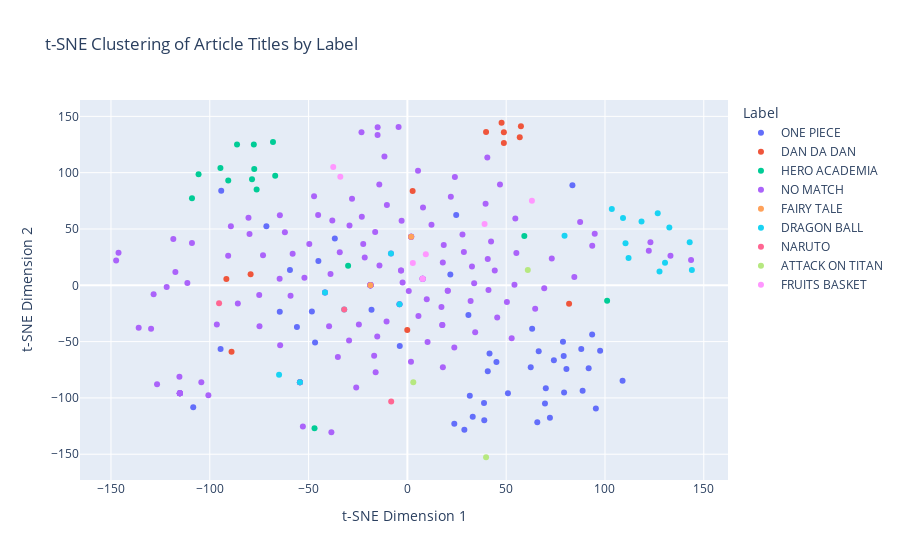

The notebook cell saved with this chart:
### Code cell
import pandas as pd
from sklearn.manifold import TSNE
import plotly.express as px

# Assuming `article_titles`, `model_input`, and `labels` are already defined
# article_titles: List of article titles
# model_input: Matrix of TF-IDF values for t-SNE
# labels: Corresponding labels for each article

# Step 1: Use t-SNE to reduce dimensions
tsne_model = TSNE(n_components=2, perplexity=30, random_state=42, n_iter=1000)
tsne_results = tsne_model.fit_transform(model_input)

# Step 2: Create a DataFrame for the t-SNE results
tsne_df = pd.DataFrame(tsne_results, columns=['TSNE1', 'TSNE2'])
tsne_df['Title'] = article_titles  # Add titles to the DataFrame
tsne_df['Label'] = labels  # Add labels to the DataFrame

# Step 3: Plot with Plotly, coloring by 'Label'
fig = px.scatter(
    tsne_df,
    x='TSNE1',
    y='TSNE2',
    color='Label',           # Use labels to color points
    hover_name='Title',       # Show article title on hover
    title="t-SNE Clustering of Article Titles by Label",
    labels={'TSNE1': 't-SNE Dimension 1', 'TSNE2': 't-SNE Dimension 2'}
)

# Display the plot
fig.show()

### Figure 1 — Plotly figure (JSON) as saved in the notebook; plotly's stock layout.template omitted (floating-point values rounded to 4 significant figures; data arrays with more than 128 entries replaced by an {"elided": "..."} marker saying what was removed)
{"data": [{"hovertemplate": "<b>%{hovertext}</b><br><br>Label=ONE PIECE<br>t-SNE Dimension 1=%{x}<br>t-SNE Dimension 2=%{y}<extra></extra>", "hovertext": ["One Piece: Oda Reveals A Legendary God From Elbaf", "Sakamoto Days Manga Goes on 1-Issue Break Due to Author's Health - News - Anime News Network", "One Piece Chapter 1128: The Sun God Makes An Appearance", "One Piece Chapter 1128: The Sun God Makes An Appearance", "One Piece Chapter 1128: The Sun God Makes An Appearance", "One Piece Chapter 1128: The Sun God Makes An Appearance", "One Piece: Oda Reveals Sanji's Improved Mastery Over Ifrit Jambe", "One Piece Fan Letter Anime Shares First Look Trailer - ComicBook.com", "INTEREST: Anime World Offers Condolences After Voice Actor Nobuyo Oyama's Passing, Part I - Forum - Anime News Network", "One Piece Fans Get Devastating News With Anime Hiatus Announcement", "One Piece Anime's Egghead Arc Resumes Next April - News - Anime News Network", "One Piece Anime Announces Historic Hiatus - ComicBook.com", "Toei Animation Provides Major One Piece Update Detailing Series Hiatus, Special Content - Anime News Network", "One Piece Episode 1121 Reveals Garp's Outrageous Bounty", "One Piece Episode 1121 Reveals Garp's Outrageous Bounty", "One Piece Episode 1121 Reveals Garp's Outrageous Bounty", "The Next One Piece Episode Will Reveal The Winner Of Garp Vs. Kuzan", "One Piece: Why Zoro Could Open His Left Eye In Elbaf", "One Piece Anime To Go On Break Till 2025", "One Piece Fan Letter: 25th Anniversary Anime Work Set for Netflix", "One Piece: Oda Reveals The Real Identity Of Elbaf's Sun God", "One Piece Orders Special Anime Remake for Fish-Man Island Arc - ComicBook.com", "One Piece: Sun God Loki Vs Sun God Nika, Explained", "Pirates Who Are Animals In One Piece:", "Galaxy Express 999 Another Story: Ultimate Journey Manga Resumes After 2 Years - News - Anime News Network", "NEWS: Goblin Slayer Author Kumo Kagyu's Blade & Bastard Light Novels Get Anime [1/2] - Forum - Anime News Network", "One Piece: Fan Letter May Be the Anime's Best Episode Ever - ComicBook.com", "One Piece Manga Takes 2-Week Break So Creator Can Do Research - News - Anime News Network", "One Piece: Oda Announces Two Major Projects During The Manga Break", "One Piece 1131: What To Expect From The Chapter", "One Piece Clip Shares First Look at Fish-Man Island Remake", "One Piece: Zoro's Post-Elbaf Power, Explained", "Jujutsu Kaisen Doesn't Need a Sequel Anytime Soon", "Even As A Non-Horror Fan, There's One Horrific Anime I Think Is An Absolute Masterpiece", "One Piece: Why Luffy Will Destroy The World, Explained", "One Piece: Why Loki Must Have A Logia Type Devil Fruit", "10 Best Single Season Romance Anime", "One Piece: Why Rocks D. Xebec May Be the Series' Most Important Character", "My Hero Academia You’re Next Is Just One Big Homage", "My Hero Academia You’re Next Is Just One Big Homage", "One Piece's Creator Confirms The True Nature Of Luffy's Gear 5 Power, & It's So Much More Bizarre Than Fans Thought", "One Piece: Oda Reveals New Cross Guild Bounties", "One Piece: Loki's Connection To Shanks, Explained", "One Piece: Oda Plans For A Major Reunion In Elbaf", "One Piece 1132: What To Expect From The Chapter", "One Piece 1132: What To Expect From The Chapter", "One Piece 1132: What To Expect From The Chapter", "One Piece 1132: What To Expect From The Chapter", "One Piece 1132: What To Expect From The Chapter", "One Piece Chapter 1132: Loki And Luffy Strike A Deal"], "legendgroup": "ONE PIECE", "marker": {"color": "#636efa", "symbol": "circle"}, "mode": "markers", "name": "ONE PIECE", "orientation": "v", "showlegend": true, "type": "scatter", "x": [33.07, -36.72, 23.74, -46.72, -54.37, -45.04, 88.68, 83.52, -108.4, 74.14, 97.53, 108.9, -115.1, 45.07, -41.69, 30.89, 41.57, 79.31, 79.1, -64.57, 28.83, 78.74, 38.91, 95.37, -48.32, -59.43, 91.73, 88.0, 50.89, 38.78, 80.48, 70.05, 24.71, -3.858, 66.46, 31.59, -55.9, 62.41, -94.21, 21.74, 93.5, 40.69, 63.13, 69.63, 65.74, -94.53, -18.15, -71.35, 7.718, 72.13], "xaxis": "x", "y": [-116.7, 41.58, -122.9, -50.83, -86.0, 21.6, -93.61, 88.77, -108.2, -66.61, -58.15, -84.86, -95.83, -68.14, -6.333, -26.42, -60.62, -95.09, -62.71, -23.39, -128.3, -50.09, -119.9, -109.4, -23.23, 13.49, -73.63, -56.56, -95.8, -104.6, -74.38, -91.36, 62.42, -53.9, -58.6, -98.14, -37.05, -72.8, 83.98, 9.602, -43.6, -76.29, -38.66, -105.0, -121.6, -56.67, -21.66, 52.42, 5.732, -117.7], "yaxis": "y"}, {"hovertemplate": "<b>%{hovertext}</b><br><br>Label=DAN DA DAN<br>t-SNE Dimension 1=%{x}<br>t-SNE Dimension 2=%{y}<extra></extra>", "hovertext": ["Dandadan Premiere Earns Stamp of Approval From Hideo Kojima - ComicBook.com", "Dandadan: Acrobatic Silky's Power and Abilities, Explained", "Dandadan: Turbo Granny's Powers and Abilities, Explained", "Dandadan: Turbo Granny's Powers and Abilities, Explained", "Dandadan: Turbo Granny's Powers and Abilities, Explained", "Dandadan: Turbo Granny's Powers and Abilities, Explained", "Dan Da Dan: Okarun’s Turbo Granny Powers Explained", "Dan Da Dan Episode #4 Release Date & Time", "Dandadan: Who are the Serpoians?", "Dan Da Dan Anime Makes A Small Change That Is A Big Improvement Over One Early Fight", "Dan Da Dan Officially Confirms It's Jujutsu Kaisen's True Successor By Revisiting The Hit Shonen's Big Theme", "Who Is That Cat In Dan Da Dan's Opening & Closing? The Series' Mysterious Yokai Mascot Explained", "Dan Da Dan's Unique Trait is the Real Reason The Fall's Biggest Anime Will SuvriveMuch  Longer Than Other Shonen"], "legendgroup": "DAN DA DAN", "marker": {"color": "#EF553B", "symbol": "circle"}, "mode": "markers", "name": "DAN DA DAN", "orientation": "v", "showlegend": true, "type": "scatter", "x": [2.661, -79.34, -91.6, -54.37, -88.98, 81.84, 39.82, 47.67, -0.06243, 57.45, 56.86, 48.82, 48.82], "xaxis": "x", "y": [83.71, 9.745, 5.66, -86.0, -59.07, -16.29, 136.1, 144.3, -39.59, 141.2, 131.4, 136.0, 126.4], "yaxis": "y"}, {"hovertemplate": "<b>%{hovertext}</b><br><br>Label=HERO ACADEMIA<br>t-SNE Dimension 1=%{x}<br>t-SNE Dimension 2=%{y}<extra></extra>", "hovertext": ["My Hero Academia Season 7 Shares First Look at Finale - ComicBook.com", "My Hero Academia: A Smile Worth Saving", "My Hero Academia Final Season Set for 2025; Teaser Released", "My Hero Academia Final Season Set for 2025; Teaser Released", "My Hero Academia Season 7 Really Saved the Anime - ComicBook.com", "My Hero Academia: How Has Shirakumo's Death Affected Aizawa?", "My Hero Academia's Weakest Hero Is Actually Responsible For Defeating All for One", "My Hero Academia's Trina Nishimura, Zeno Robinson, and Jessie Grelle Interview", "Incredible New My Hero Academia Deku & Bakugo Cosplay Is Nothing Short Of Staggering", "My Hero Academia: What In the World Happened to Izuku's Dad? - ComicBook.com", "My Hero Academia: What In the World Happened to Izuku's Dad? - ComicBook.com", "My Hero Academia Still Has One Dangling Plot Thread After The Finale That Was A Major Missed Opportunity", "Deku Might Be My Hero Academia's Main Character, But The Series' True Hero Is Another Character", "Deku Might Be My Hero Academia's Main Character, But The Series' True Hero Is Another Character", "Deku Might Be My Hero Academia's Main Character, But The Series' True Hero Is Another Character"], "legendgroup": "HERO ACADEMIA", "marker": {"color": "#00cc96", "symbol": "circle"}, "mode": "markers", "name": "HERO ACADEMIA", "orientation": "v", "showlegend": true, "type": "scatter", "x": [-77.71, -68.01, -94.61, 101.1, -86.21, -109.0, -77.5, -66.89, -78.63, -90.66, -46.99, -105.7, -76.3, -30.0, 59.19], "xaxis": "x", "y": [124.9, 127.3, 104.2, -13.62, 125.1, 77.3, 103.4, 97.26, 94.23, 93.07, -126.9, 98.6, 85.08, 17.39, 43.68], "yaxis": "y"}, {"hovertemplate": "<b>%{hovertext}</b><br><br>Label=NO MATCH<br>t-SNE Dimension 1=%{x}<br>t-SNE Dimension 2=%{y}<extra></extra>", "hovertext": {"elided": "146 str values"}, "legendgroup": "NO MATCH", "marker": {"color": "#ab63fa", "symbol": "circle"}, "mode": "markers", "name": "NO MATCH", "orientation": "v", "showlegend": true, "type": "scatter", "x": {"elided": "146 float values"}, "xaxis": "x", "y": {"elided": "146 float values"}, "yaxis": "y"}, {"hovertemplate": "<b>%{hovertext}</b><br><br>Label=FAIRY TALE<br>t-SNE Dimension 1=%{x}<br>t-SNE Dimension 2=%{y}<extra></extra>", "hovertext": ["NEWS: Fairy Tail: 100 Years Quest Anime Casts Nana Mizuki - Forum - Anime News Network", "NEWS: Idolm@ster Cinderella Girls U149 Manga Ends on November 9 - Forum - Anime News Network"], "legendgroup": "FAIRY TALE", "marker": {"color": "#FFA15A", "symbol": "circle"}, "mode": "markers", "name": "FAIRY TALE", "orientation": "v", "showlegend": true, "type": "scatter", "x": [1.913, -18.71], "xaxis": "x", "y": [43.01, 0.05317], "yaxis": "y"}, {"hovertemplate": "<b>%{hovertext}</b><br><br>Label=DRAGON BALL<br>t-SNE Dimension 1=%{x}<br>t-SNE Dimension 2=%{y}<extra></extra>", "hovertext": ["Dragon Ball Super Was A Great Anime... But Its Return Will Be The Best Dragon Ball's Been Since the End Of Z", "Dragon Ball Just Revealed the Secret Twist Behind the Dragon Balls - ComicBook.com", "Akira Toriyama's Swan Song Dragon Ball Daima Has Arrived", "Dragon Ball's Demon Realm Is Bigger Than Ever Expected - ComicBook.com", "Dragon Ball's Stephanie Naldony Breaks Silence on Returning to Goku After Nearly 15 Years - ComicBook.com", "Dragon Ball DAIMA Introduces A Big Shenron Retcon That Changes His Relationship With Goku Forever", "Dragon Ball DAIMA Introduces A Big Shenron Retcon That Changes His Relationship With Goku Forever", "Dragon Ball Daima's Massive Namekian Revelation Was Foreshadowed Years In Advanced ", "Dragon Ball Daima's Worst Wish Isn't Bad for Everybody", "Dragon Ball Z’s Second-Strongest Villain Is Still Alive in Super, But Most Fans Missed It", "Dragon Ball Daima’s First Real Fight Is a Major Change for the Franchise for One Subtle, Yet Huge, Reason", "Dragon Ball Daima’s First Real Fight Is a Major Change for the Franchise for One Subtle, Yet Huge, Reason", "Dragon Ball Daima’s First Real Fight Is a Major Change for the Franchise for One Subtle, Yet Huge, Reason", "Dragon Ball Daima’s Fights Are a Huge Change for the Franchise, & I for One, Am Absolutely Loving It", "Dragon Ball Daima’s Fights Are a Huge Change for the Franchise, & I for One, Am Absolutely Loving It", "Dragon Ball Daima’s Fights Are a Huge Change for the Franchise, & I for One, Am Absolutely Loving It", "Dragon Ball Daima’s Fights Are a Huge Change for the Franchise, & I for One, Am Absolutely Loving It", "Dragon Ball DAIMA is Fast Losing Steam"], "legendgroup": "DRAGON BALL", "marker": {"color": "#19d3f3", "symbol": "circle"}, "mode": "markers", "name": "DRAGON BALL", "orientation": "v", "showlegend": true, "type": "scatter", "x": [79.53, 127.6, 109.1, 130.4, 111.9, 142.9, -41.69, 110.4, 144.0, 103.5, 132.6, -31.97, -54.37, 126.7, -3.984, -64.93, -8.307, 118.5], "xaxis": "x", "y": [43.9, 12.27, 59.66, 20.0, 24.19, 38.21, -6.333, 37.31, 13.59, 67.84, 51.35, -21.48, -86.0, 63.99, -16.89, -79.49, 28.25, 56.74], "yaxis": "y"}, {"hovertemplate": "<b>%{hovertext}</b><br><br>Label=NARUTO<br>t-SNE Dimension 1=%{x}<br>t-SNE Dimension 2=%{y}<extra></extra>", "hovertext": ["Naruto's Entire Uchiha Family Tree, Explained", "Naruto's Last Battle Is Actually a Genius Callback to Kishimoto's Original Idea for the Manga", "Every Naruto Form Ranked From Weakest To Strongest"], "legendgroup": "NARUTO", "marker": {"color": "#FF6692", "symbol": "circle"}, "mode": "markers", "name": "NARUTO", "orientation": "v", "showlegend": true, "type": "scatter", "x": [-8.188, -95.29, -31.97], "xaxis": "x", "y": [-103.1, -15.99, -21.48], "yaxis": "y"}, {"hovertemplate": "<b>%{hovertext}</b><br><br>Label=ATTACK ON TITAN<br>t-SNE Dimension 1=%{x}<br>t-SNE Dimension 2=%{y}<extra></extra>", "hovertext": ["Attack on Titan: Gabi’s Journey from Hated to Understood", "Attack On Titan's Controversial Time Skip Is Secretly Genius for One Reason I Can't Stop Thinking About", "Attack on Titan: The Last Attack Will A New Post-Credit Scene"], "legendgroup": "ATTACK ON TITAN", "marker": {"color": "#B6E880", "symbol": "circle"}, "mode": "markers", "name": "ATTACK ON TITAN", "orientation": "v", "showlegend": true, "type": "scatter", "x": [60.94, 2.99, 39.81], "xaxis": "x", "y": [13.61, -86.08, -152.7], "yaxis": "y"}, {"hovertemplate": "<b>%{hovertext}</b><br><br>Label=FRUITS BASKET<br>t-SNE Dimension 1=%{x}<br>t-SNE Dimension 2=%{y}<extra></extra>", "hovertext": ["10 Best Fruits Basket Fan Ships That Never Came True", "10 Best Fruits Basket Fan Ships That Never Came True", "Fruits Basket's Famous Love Triangle Was Actually More Complicated Than Fans Think Because Of One Overlooked Character", "Fruits Basket's Famous Love Triangle Was Actually More Complicated Than Fans Think Because Of One Overlooked Character", "Fruits Basket's Famous Love Triangle Was Actually More Complicated Than Fans Think Because Of One Overlooked Character", "Fruits Basket's Famous Love Triangle Was Actually More Complicated Than Fans Think Because Of One Overlooked Character", "Fruits Basket's Famous Love Triangle Was Actually More Complicated Than Fans Think Because Of One Overlooked Character", "Fruits Basket's Famous Love Triangle Was Actually More Complicated Than Fans Think Because Of One Overlooked Character"], "legendgroup": "FRUITS BASKET", "marker": {"color": "#FF97FF", "symbol": "circle"}, "mode": "markers", "name": "FRUITS BASKET", "orientation": "v", "showlegend": true, "type": "scatter", "x": [-37.52, 2.764, -33.94, 7.718, 7.718, 63.02, 39.06, 9.332], "xaxis": "x", "y": [105.1, 19.75, 96.47, 5.732, 5.732, 75.1, 54.52, 27.53], "yaxis": "y"}], "layout": {"legend": {"title": {"text": "Label"}, "tracegroupgap": 0}, "title": {"text": "t-SNE Clustering of Article Titles by Label"}, "xaxis": {"anchor": "y", "domain": [0, 1], "title": {"text": "t-SNE Dimension 1"}}, "yaxis": {"anchor": "x", "domain": [0, 1], "title": {"text": "t-SNE Dimension 2"}}}}
